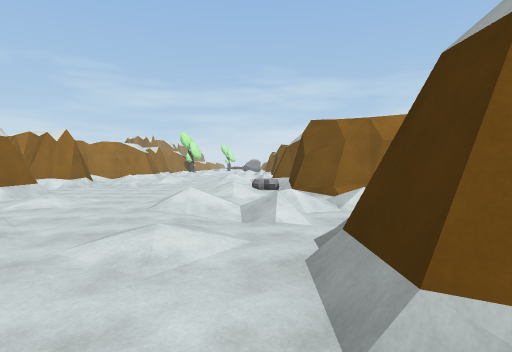
[1] (above)

21 first-person views from a walk through a Unity game level. The camera is 1.5 m above the floor, tilts 2° down and sees 80° across. The floor is counted in squares, 2 m on a side. Each view is taken from the middle of a square. On the plan, view 1 faces up. The plan holds only what a view shows up to about 10 squares ahead; the rest is blank. The place goes on beyond the plan. The player is left out. Some animated figures are not drawn.

[2]
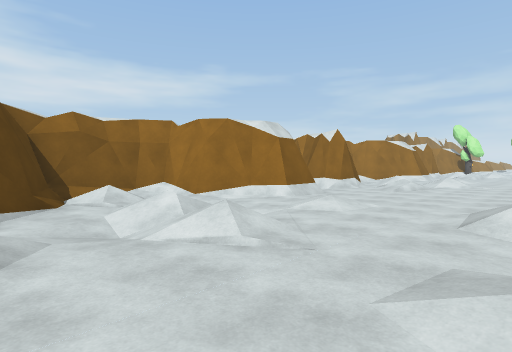

[3]
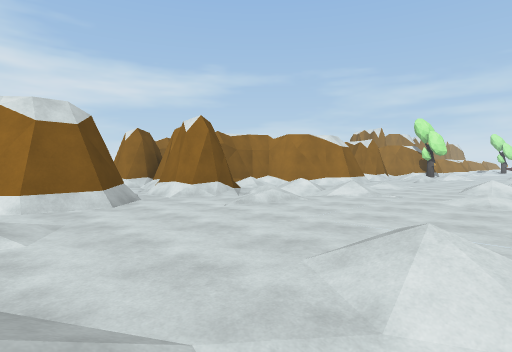

[4]
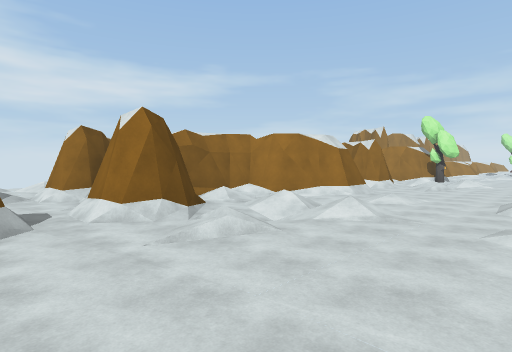

[5]
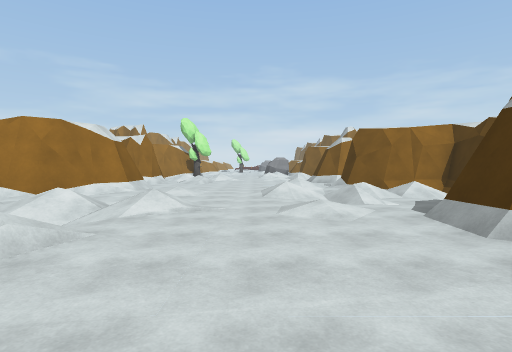

[6]
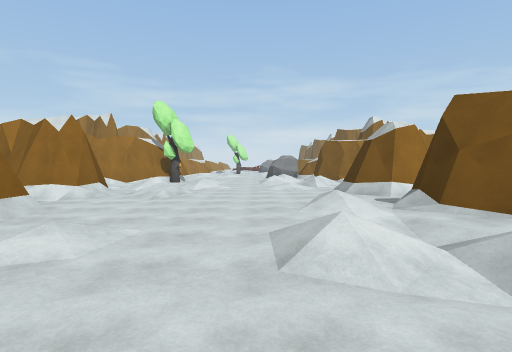

[7]
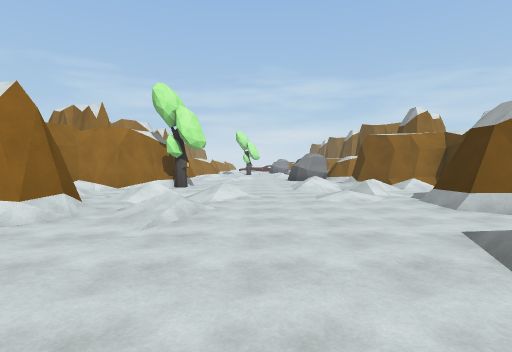

[8]
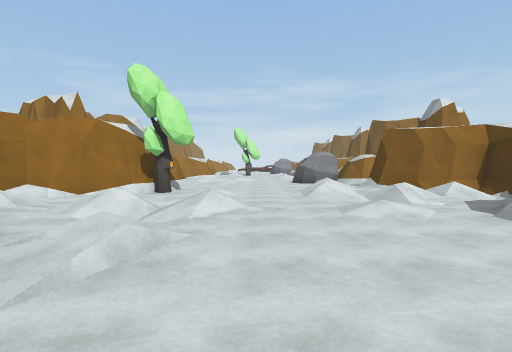

[9]
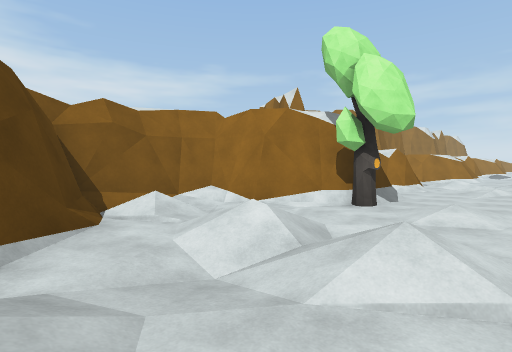

[10]
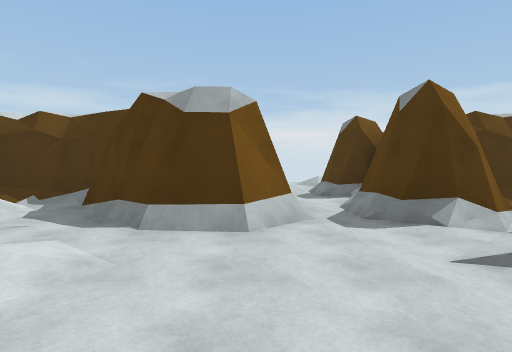

[11]
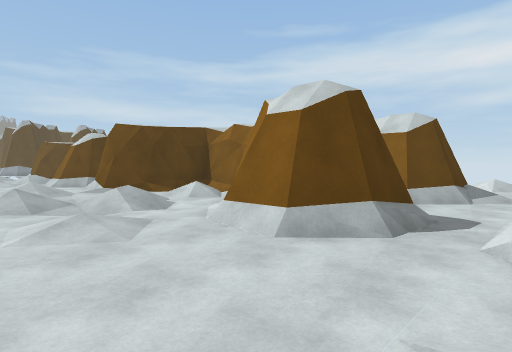

[12]
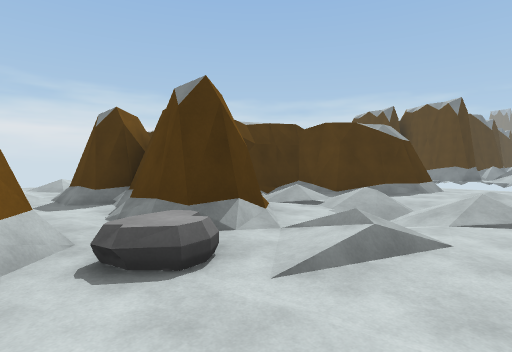

[13]
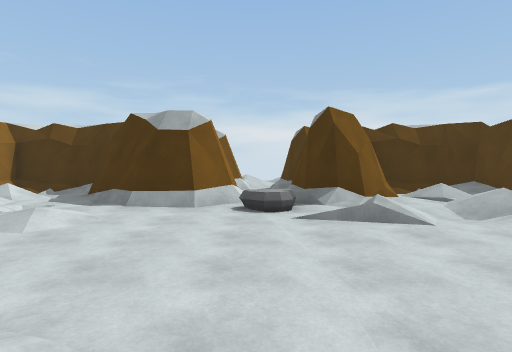

[14]
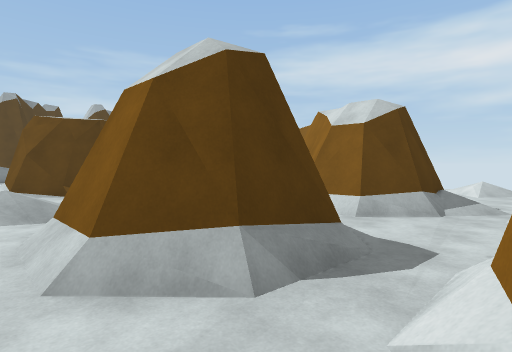

[15]
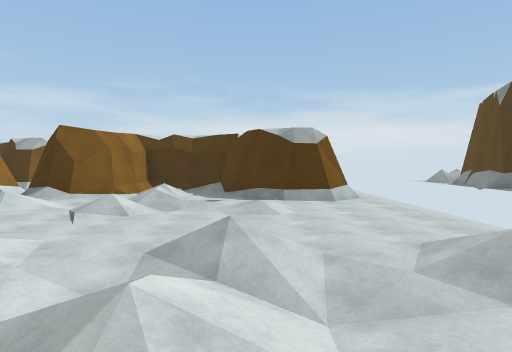

[16]
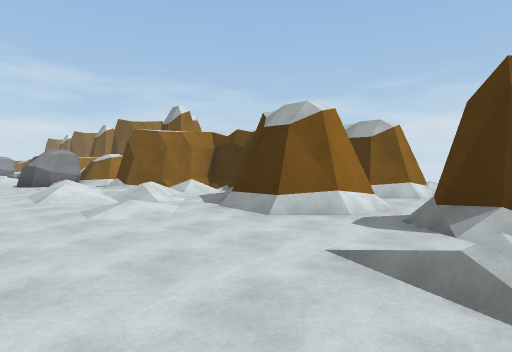

[17]
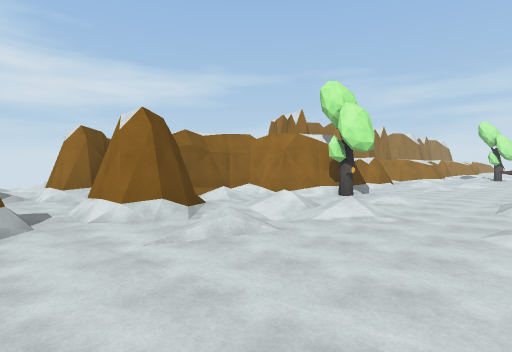

[18]
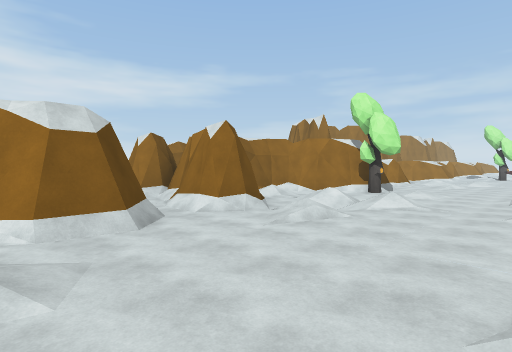

[19]
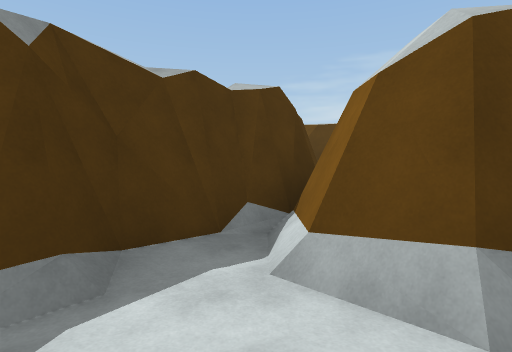

[20]
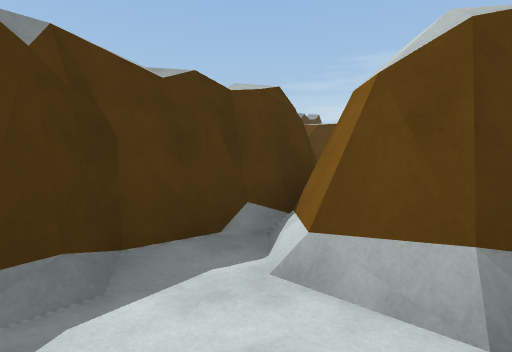

[21]
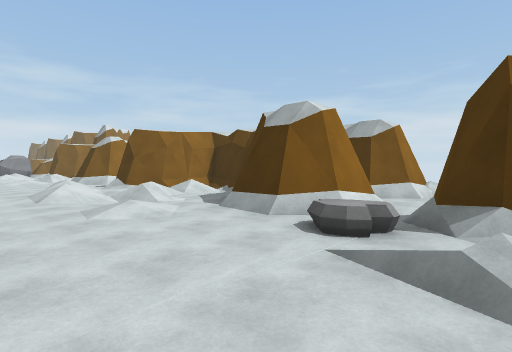

### Floor plan
Key: @ floor where view 1 was taken; # wall or solid block; . main floor; : floor 0.25 m higher than the main floor; - floor 0.25 m lower than the main floor; / step, stairs or slope; R rock; T tree.
Columns run from 15 left of view 1 to 8 right of it. Each row starts with its distance up from view 1.
 28          #....//##
 27         ##.....-.###
 26        ##/T:.//////#
 25       ##/-..../////#
 24       #/.///...../##
 23       #//////.:./###
 22       ###.-.....## #
 21      #####//....##/###
 20   ./##./##./........./
 19 /.. /........./.##/###
 18 /.  ##//##....//#####
 17      #.###.....-.###
 16      ####/.:.//////#
 15      ###/-..../////#
 14      ##/.///...../##
 13       #//////.:./###
 12     #####.-.....## #
 11     ######//....##/###
 10   ./##./##./...R...../..
  9 /.../........./R##/###/.
  8 /.  ##//##....//#####
  7      #.###.....-.###
  6      ####/.:.//////#
  5      ###/-..../////#
  4       #/.///...../##
  3       #//////.:./##
  2       ###.-.....##
  1         ##//....#
  0          #  ...@.

Positions as (right, up) in squares from view 1, and headings:
1: (0, 0), facing up
2: (-1, 1), facing up-left
3: (0, 6), facing up-left
4: (-1, 8), facing up-left
5: (-2, 8), facing up
6: (-2, 13), facing up
7: (-3, 16), facing up
8: (-3, 18), facing up
9: (-3, 21), facing up-left
10: (-3, 21), facing right
11: (-3, 20), facing down-left
12: (-2, 11), facing down-right
13: (-5, 10), facing right
14: (-5, 10), facing down-left
15: (-7, 3), facing right
16: (-3, 18), facing up-right
17: (-1, 18), facing up-left
18: (-1, 16), facing up-left
19: (-9, 20), facing down
20: (-9, 10), facing down
21: (-3, 8), facing up-right
